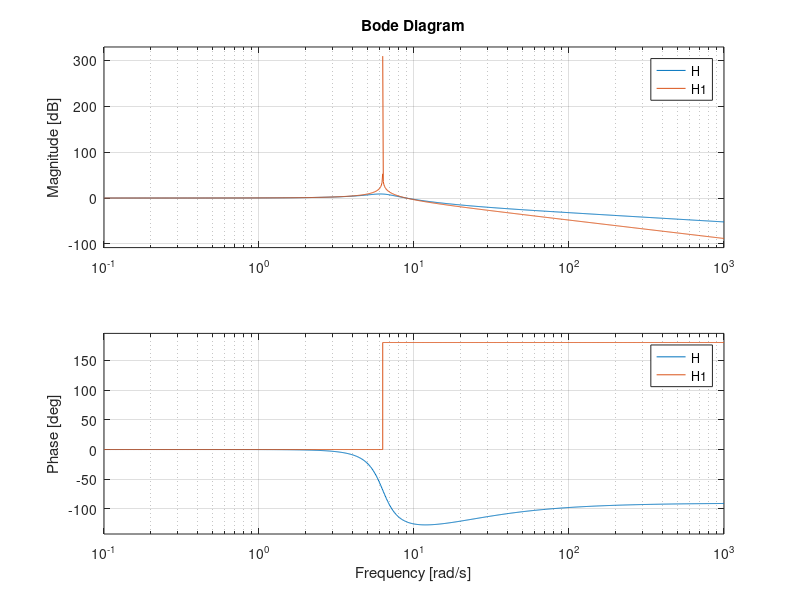
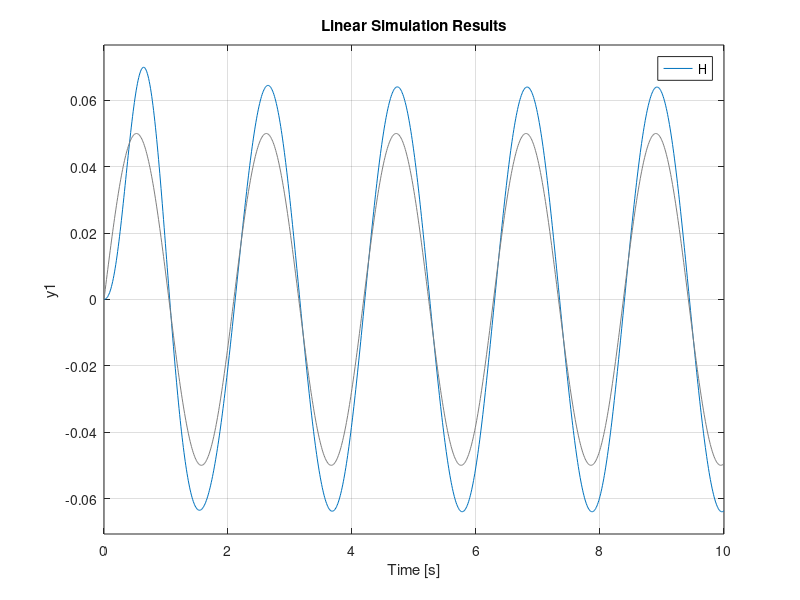
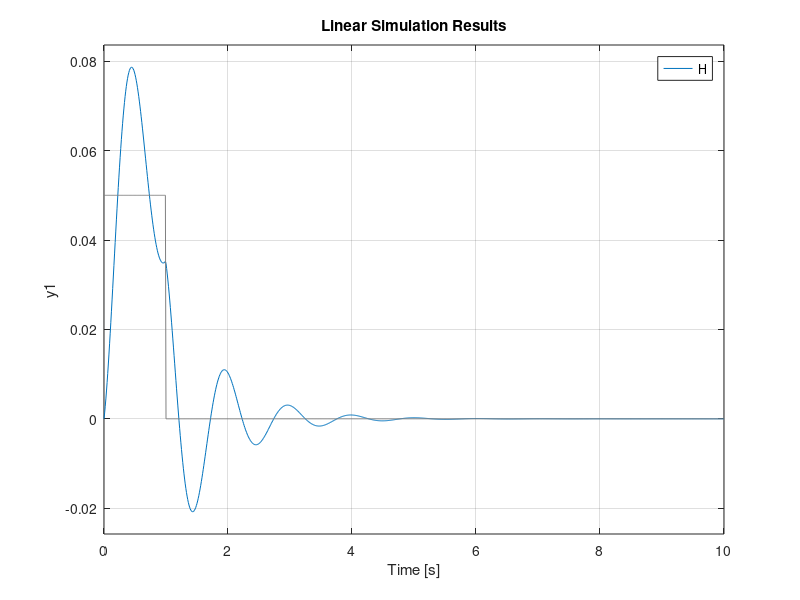

Here is the MATLAB script that generated these plots, in order:
%%TASK 1.1
m_p = 0.16; %kg
k_p = 6.32; %N/m
c_p = 0.4; %Ns/m, 0.4 originally
c_p1 = 0;

w_n = sqrt(k_p/m_p);
zeta = c_p/(2*sqrt(k_p*m_p));
zeta1 = c_p1/(2*sqrt(k_p*m_p));
%%TASK 1.3
H = tf([0,2*zeta*w_n,w_n^2],[1,2*zeta*w_n,w_n^2]);
H1 = tf([0,2*zeta1*w_n,w_n^2],[1,2*zeta1*w_n,w_n^2]);
% fr= 0:0.01:100;
% [mag,phase,wout] = bode(H1,fr);
bode(H,H1);


%% task 1.3

t = 0:0.01:10;
excitation_sin = 0.05*sin(3*t);

% figure()
% plot(t,excitation_sin)

figure()
lsim(H,excitation_sin,t) % sine excitation

stepinput = 0.05*ones([1 length(t)]);
for i = 101:length(t)
   stepinput(i) = 0; 
end

figure()
lsim(H,stepinput,t) % impulse excitation


% w = 0:25;
% PSD = (4.028e-7)./((2.88e-4)+(0.68*w.^2)+w.^4);
% Hfreqdomain = freqresp(H,w);
% H = abs(Hfreqdomain(:));
% PSD = H.^2.*PSD;
% 
% semilogy(w,PSD)


%[timeseries, time] = TimeseriesFromPSD(PSD, 10, 10);
%plot(time,timeseries)

% figure()
%lsim(H,PSD,..)

% clear zeta
% 
% c_p = 5;
% zeta= c_p/2*sqrt(k_p*m_p);
